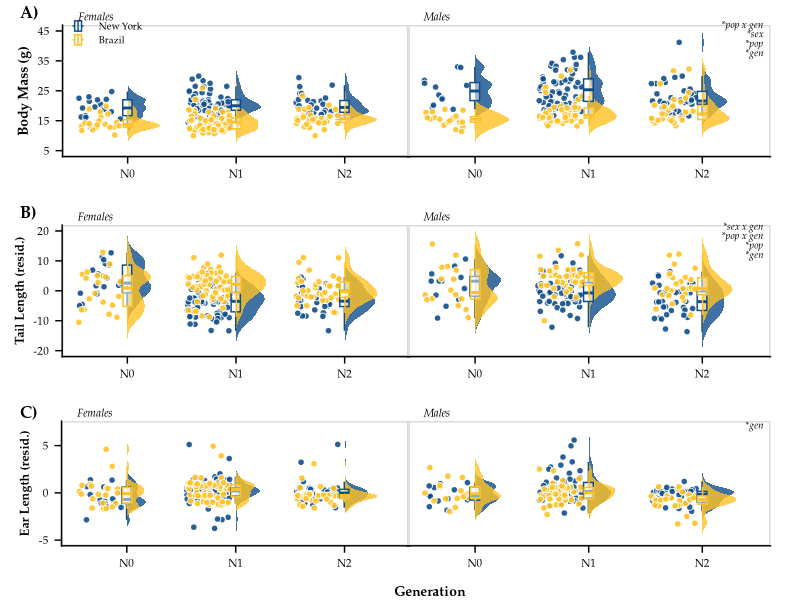

This chart was generated by the following R code: (Note: this script raises an error after producing the figure.)
#!/usr/bin/env Rscript --vanilla

##############################################################
# Author: Mallory A. Ballinger
# Script first created: 24-Feb-2021
# Script last updated:  20-Apr-2021


# This script plots sex-specific body weight and extremity lengths of New York mice
# and Brazil mice across generations (i.e. common garden experiment #1).
# This script generates Figure 2 in Ballinger_et_al_2021_AmNat.


##############################################################
# Required packages
##############################################################

rm(list = ls()) # clear R's environment
library(tidyverse)
library(here)
library(ggridges)
library(cowplot)
library(car)
library(ggtext)
library(glue)
library(scales)


set.seed(19910118) # so that jitter plots stay in same jittered positions
##############################################################
# Import data
##############################################################

GenerationMetaData <- read_csv(here("data/processed/GenerationColonyData.csv")) %>%
  select(-GUID, -Collector_ID, -Age_days, -Notes) %>% select(-1) %>%
  mutate(Sex = fct_relevel(Sex, "Male", "Female")) %>% # put males before females
  mutate(Population = fct_relevel(Population, "New York", "Brazil")) # put evolved cold pop first

# get sample size of each column
#colSums(!is.na(GenerationMetaData))





##############################################################
# Apply filtering and calculate residuals
##############################################################

# Based on outlier tests (see 'code/model_Generations.R'), any tail length
# less than 50mm is an extreme outlier

Generation_filtered <- GenerationMetaData %>%
  mutate(Tail_Length_mm = ifelse(Tail_Length_mm < 50, NA, Tail_Length_mm))

# save TL x BW residuals
residsTLBW <- lm(Tail_Length_mm ~ Body_Weight_g, data = Generation_filtered,
                 na.action = na.exclude)
Generation_filtered$Resids_TLBW <- resid(residsTLBW)


# Based on outlier tests (see 'code/model_Generations.R'), any ear length
# less than 8mm is an extreme outlier

Generation_filtered_2 <- GenerationMetaData %>%
  mutate(Ear_Length_mm = ifelse(Ear_Length_mm < 8, NA, Ear_Length_mm))

# save EL x BW residuals
residsELBW <- lm(Ear_Length_mm ~ Body_Weight_g, data = Generation_filtered_2,
                 na.action = na.exclude)
Generation_filtered_2$Resids_ELBW <- resid(residsELBW)





##############################################################
# Get values from statistical analyses
##############################################################

# Refer to 'code/model_Generations.R' for model comparisons and statistical analyses


# > car::Anova(lm(rank(Body_Weight_g) ~ Sex * Population * Generation, data = GenerationMetaData), type = "III")
# Anova Table (Type III tests)
# 
# Response: rank(Body_Weight_g)
# Sum Sq  Df  F value    Pr(>F)    
# (Intercept)               16755268   1 1963.7874 < 2.2e-16 ***
# Sex                         433369   1   50.7926 4.243e-12 ***
# Population                 2410634   1  282.5364 < 2.2e-16 ***
# Generation                   62333   2    3.6528   0.02671 *  
# Sex:Population                4388   1    0.5143   0.47366    
# Sex:Generation               15273   2    0.8951   0.40933    
# Population:Generation        59838   2    3.5066   0.03084 *  
# Sex:Population:Generation    46731   2    2.7386   0.06577 .  
# Residuals                  3745600 439                     
# ---
#   Signif. codes:  0 ‘***’ 0.001 ‘**’ 0.01 ‘*’ 0.05 ‘.’ 0.1 ‘ ’ 1

BW_deets <- ("&#42;pop x gen<br>\
              &#42;sex<br>\
              &#42;pop<br>\
              &#42;gen")


# > car::Anova(lm(Tail_Length_mm ~ Body_Weight_g + Sex * Population * Generation, data = Generation_filtered), type = "III")
# Anova Table (Type III tests)
# 
# (Intercept)                95850   1 4341.6403 < 2.2e-16 ***
# Body_Weight_g                868   1   39.3297 8.922e-10 ***
# Sex                            0   1    0.0131   0.90888    
# Population                   930   1   42.1210 2.427e-10 ***
# Generation                   432   2    9.7875 7.009e-05 ***
# Sex:Population                58   1    2.6267   0.10583    
# Sex:Generation               156   2    3.5312   0.03015 *  
# Population:Generation        535   2   12.1225 7.620e-06 ***
# Sex:Population:Generation    104   2    2.3548   0.09617 .  
# Residuals                   9250 419                                   
# ---
#   Signif. codes:  0 ‘***’ 0.001 ‘**’ 0.01 ‘*’ 0.05 ‘.’ 0.1 ‘ ’ 1

TL_deets <- ("&#42;sex x gen<br>
            &#42;pop x gen<br>\
            &#42;pop<br>\
            &#42;gen")


# > car::Anova(lm(rank(Ear_Length_mm) ~ Body_Weight_g + Sex * Population * Generation, data = Generation_filtered_2), type = "III")
# Anova Table (Type III tests)
# 
# Response: rank(Ear_Length_mm)
# Sum Sq  Df F value    Pr(>F)    
# (Intercept)                115037   1  9.0679  0.002755 ** 
# Body_Weight_g              310068   1 24.4414 1.102e-06 ***
# Sex                          3667   1  0.2891  0.591096    
# Population                  30939   1  2.4388  0.119105    
# Generation                 345767   2 13.6277 1.830e-06 ***
#Sex:Population                536   1  0.0422  0.837285    
# Sex:Generation              31524   2  1.2425  0.289711    
# Population:Generation       66316   2  2.6137  0.074430 .  
# Sex:Population:Generation    2063   2  0.0813  0.921914    
# Residuals                 5429675 428                     
# ---
#   Signif. codes:  0 ‘***’ 0.001 ‘**’ 0.01 ‘*’ 0.05 ‘.’ 0.1 ‘ ’ 1

EL_deets <- ("&#42;gen")





##############################################################
# Plot sex-specific body mass ridgeplot across generations
##############################################################

MaleBW <- GenerationMetaData %>%
  filter(Sex == "Male")

FemaleBW <- GenerationMetaData %>%
  filter(Sex == "Female")


Fmassridge <- 
  ggplot(data = FemaleBW, aes(y = Generation, x = Body_Weight_g)) +
  geom_density_ridges(aes(point_color = Population, point_fill = Population, fill = Population),
                      jittered_points = TRUE, position = "raincloud",
                      alpha = 0.8, point_size = 1.85, point_alpha = 0.9, scale = 0.3,
                      point_shape=21, point_color = "white", color = NA) +
  geom_boxplot(aes(x = Body_Weight_g, y = Generation, color = Population),
               position = position_dodge(width = 0.01),  outlier.shape = NA,
               alpha = 0.5, width = 0.17) +
  scale_x_continuous(breaks = seq(from=5, to=45, by=10),
                     labels = seq(from=5, to=45, by=10),
                     limits = c(5,45)) +
  scale_discrete_manual("point_fill", values = c("dodgerblue4","goldenrod1"), guide="none") +
  scale_discrete_manual("point_color", values = c("dodgerblue4","goldenrod1"), guide = "none") +
  scale_color_manual(values=c("dodgerblue4","goldenrod1")) +
  scale_fill_manual(values=c("dodgerblue4","goldenrod1", "dodgerblue4","goldenrod1")) +
  guides(color=guide_legend(override.aes=list(fill=NA)),
         linetype=guide_legend(override.aes = list(fill=NA))) +# removes gray shading from legend
  coord_flip() +
  theme_half_open(20) +
  panel_border() + # puts border around facets
  theme(panel.grid.minor = element_blank(), axis.line = element_line(colour = "black"),
        axis.title.y = element_text(margin = margin(r = 5), size = 10, face = "bold", family = "Palatino"),
        axis.text.x = element_text(size = 8, color = "black", family = "Palatino"),
        axis.text.y = element_text(size = 8, color = "black", family = "Palatino"),
        legend.position = c(0.025, 0.94),
        legend.background = element_blank(),
        legend.box.background = element_blank(),
        legend.key = element_blank(),
        legend.key.size = unit(0.35, "cm"),
        legend.text = element_text(size=7, family = "Palatino"),
        legend.title = element_blank(),
        plot.tag = element_text(family = "Palatino", size = 10, face = "italic", hjust = 1),
        plot.tag.position = c(0.15,1.025),
        plot.title = element_text(size = 8, face = "italic", hjust = 0.05, vjust = -3, family = "Palatino"),
        plot.title.position = "panel",
        plot.margin = unit(c(0, -0.25, 0, 0.45), "cm")) +
  labs(x = "Body Mass (g)",
       y = NULL,
       title = "Females")


Mmassridge <- 
  ggplot(data = MaleBW, aes(y = Generation, x = Body_Weight_g)) +
  geom_density_ridges(aes(point_color = Population, point_fill = Population, fill = Population),
                      jittered_points = TRUE, position = "raincloud",
                      alpha = 0.8, point_size = 1.85, point_alpha = 0.9, scale = 0.3,
                      point_shape=21, point_color = "white", color = NA) +
  geom_boxplot(aes(x = Body_Weight_g, y = Generation, color = Population),
               position = position_dodge(width = 0.01),  outlier.shape = NA,
               alpha = 0.5, width = 0.17) +
  scale_x_continuous(breaks = seq(from=5, to=45, by=10),
                     labels = seq(from=5, to=45, by=10),
                     limits = c(5,45)) +
  scale_discrete_manual("point_fill", values = c("dodgerblue4","goldenrod1"), guide="none") +
  scale_discrete_manual("point_color", values = c("dodgerblue4","goldenrod1"), guide = "none") +
  scale_color_manual(values=c("dodgerblue4","goldenrod1")) +
  scale_fill_manual(values=c("dodgerblue4","goldenrod1", "dodgerblue4","goldenrod1")) +
  guides(color=guide_legend(override.aes=list(fill=NA)),
         linetype=guide_legend(override.aes = list(fill=NA))) +
  coord_flip() +
  theme_half_open(20) +
  panel_border() + # puts border around facets
  theme(panel.grid.minor = element_blank(), axis.line = element_line(colour = "black"),
        axis.text.x = element_text(size = 8, color = "black", family = "Palatino"),
        axis.text.y = element_blank(),
        axis.ticks.y = element_blank(),
        axis.line.y = element_blank(),
        legend.position = 'none',
        plot.tag = element_markdown(family = "Palatino", size = 7, face = "italic", hjust = 1),
        plot.tag.position = c(0.98,0.82),
        plot.title = element_text(size = 8, face = "italic", hjust = 0.05, vjust = -3, family = "Palatino"),
        plot.title.position = "panel",
        plot.margin = unit(c(0, 0.75, 0.5, 0), "cm")) + # top, right, bottom, lef
  labs(x = NULL,
       y = NULL,
       title = "Males",
       tag = BW_deets)


BW <- cowplot::plot_grid(Fmassridge, Mmassridge, labels = c('A)', ''), align = "h",
                         label_fontfamily = "Palatino", label_size = 12, label_x = 0.05, hjust = 0)





##############################################################
# Plot sex-specific tail length ridgeplot across generaitons
##############################################################

MaleTL <- Generation_filtered %>%
  filter(Sex == "Male")

FemaleTL <- Generation_filtered %>%
  filter(Sex == "Female")


Ftailridge <- 
  ggplot(data = FemaleTL, aes(y = Generation, x = Resids_TLBW)) +
  geom_density_ridges(aes(point_color = Population, point_fill = Population, fill = Population),
                      jittered_points = TRUE, position = "raincloud",
                      alpha = 0.8, point_size = 1.85, point_alpha = 0.9, scale = 0.3,
                      point_shape=21, point_color = "white", color = NA) +
  geom_boxplot(aes(x = Resids_TLBW, y = Generation, color = Population),
               position = position_dodge(width = 0.01),  outlier.shape = NA,
               alpha = 0.5, width = 0.17) +
  scale_x_continuous(breaks = seq(from=-20, to=20, by=10),
                     labels = seq(from=-20, to=20, by=10),
                     limits = c(-20,20)) +
  scale_discrete_manual("point_fill", values = c("dodgerblue4","goldenrod1"), guide="none") +
  scale_discrete_manual("point_color", values = c("dodgerblue4","goldenrod1"), guide = "none") +
  scale_color_manual(values=c("dodgerblue4","goldenrod1")) +
  scale_fill_manual(values=c("dodgerblue4","goldenrod1", "dodgerblue4","goldenrod1")) +
  guides(color=guide_legend(override.aes=list(fill=NA)),
         linetype=guide_legend(override.aes = list(fill=NA))) +# removes gray shading from legend
  coord_flip() +
  theme_half_open(20) +
  panel_border() + # puts border around facets
  theme(panel.grid.minor = element_blank(), axis.line = element_line(colour = "black"),
        axis.title.x = element_text(margin = margin(t = 10), size = 10, face = "bold", family = "Palatino", hjust = 1.15),
        axis.title.y = element_text(margin = margin(r = 3), size = 9, face = "bold", family = "Palatino"),
        axis.text.x = element_text(size = 8, color = "black", family = "Palatino"),
        axis.text.y = element_text(size = 8, color = "black", family = "Palatino"),
        legend.position = "none",
        legend.background = element_blank(),
        legend.box.background = element_blank(),
        legend.key = element_blank(),
        legend.key.height = unit(0.5, "cm"),
        legend.key.width = unit(0.5, "cm"),
        legend.text = element_text(size=8, family = "Palatino"),
        legend.title = element_blank(),
        plot.tag = element_text(family = "Palatino", size = 10, face = "italic"),
        plot.tag.position = c(0.17,1.025),
        plot.title = element_text(size = 8, face = "italic", hjust = 0.05, vjust = -3, family = "Palatino"),
        plot.title.position = "panel",
        plot.margin = unit(c(0, -0.25, 0, 0.375), "cm")) +
  labs(x = "Tail Length (resid.)",
       y = NULL,
       title = "Females")


Mtailridge <- 
  ggplot(data = MaleTL, aes(y = Generation, x = Resids_TLBW)) +
  geom_density_ridges(aes(point_color = Population, point_fill = Population, fill = Population),
                      jittered_points = TRUE, position = "raincloud",
                      alpha = 0.8, point_size = 1.85, point_alpha = 0.9, scale = 0.3,
                      point_shape=21, point_color = "white", color = NA) +
  geom_boxplot(aes(x = Resids_TLBW, y = Generation, color = Population),
               position = position_dodge(width = 0.01),  outlier.shape = NA,
               alpha = 0.5, width = 0.17, fill = "white") +
  scale_x_continuous(breaks = seq(from=-20, to=20, by=10),
                     labels = seq(from=-20, to=20, by=10),
                     limits = c(-20,20)) +
  scale_discrete_manual("point_fill", values = c("dodgerblue4","goldenrod1"), guide="none") +
  scale_discrete_manual("point_color", values = c("dodgerblue4","goldenrod1"), guide = "none") +
  scale_color_manual(values=c("dodgerblue4","goldenrod1")) +
  scale_fill_manual(values=c("dodgerblue4","goldenrod1", "dodgerblue4","goldenrod1")) +
  guides(color=guide_legend(override.aes=list(fill=NA)),
         linetype=guide_legend(override.aes = list(fill=NA))) +
  coord_flip() +
  theme_half_open(20) +
  panel_border() + # puts border around facets
  theme(panel.grid.minor = element_blank(), axis.line = element_line(colour = "black"),
        axis.title.x = element_text(margin = margin(t = 10), size = 10, face = "bold", family = "Palatino", hjust = 0.6),
        axis.title.y = element_text(margin = margin(r = 10), size = 10, face = "bold", family = "Palatino"),
        axis.text.x = element_text(size = 8, color = "black", family = "Palatino"),
        axis.text.y = element_blank(),
        axis.ticks.y = element_blank(),
        axis.line.y = element_blank(),
        legend.position = 'none',
        legend.background = element_blank(),
        legend.box.background = element_blank(),
        legend.key = element_blank(),
        legend.key.height = unit(0.5, "cm"),
        legend.key.width = unit(0.5, "cm"),
        legend.text = element_text(size=8, family = "Palatino"),
        legend.title = element_blank(),
        plot.tag = element_markdown(family = "Palatino", size = 7, face = "italic", hjust = 1),
        plot.tag.position = c(0.98,0.81),
        plot.title = element_text(size = 8, face = "italic", hjust = 0.05, vjust = -3, family = "Palatino"),
        plot.title.position = "panel",
        plot.margin = unit(c(0, 0.75, 0.5, 0), "cm")) + # top, right, bottom, left (0.5, 0.5, 0.1, -0.5)
  labs(x = NULL,
       y = NULL,
       title = "Males",
       tag = TL_deets)


Tails <- cowplot::plot_grid(Ftailridge, Mtailridge, labels = c('B)', ''), align = "h",
                            label_fontfamily = "Palatino", label_size = 12, label_x = 0.05, hjust = 0)





##############################################################
# Plot sex-specific ear length ridgeplot across generaitons
##############################################################

MaleEL <- Generation_filtered_2 %>%
  filter(Sex == "Male")

FemaleEL <- Generation_filtered_2 %>%
  filter(Sex == "Female")


Fearridge <- 
  ggplot(data = FemaleEL, aes(y = Generation, x = Resids_ELBW)) +
  geom_density_ridges(aes(point_color = Population, point_fill = Population, fill = Population),
                      jittered_points = TRUE, position = "raincloud",
                      alpha = 0.8, point_size = 1.85, point_alpha = 0.9, scale = 0.3,
                      point_shape=21, point_color = "white", color = NA) +
  geom_boxplot(aes(x = Resids_ELBW, y = Generation, color = Population),
               position = position_dodge(width = 0.01),  outlier.shape = NA,
               alpha = 0.5, width = 0.17) +
  scale_x_continuous(breaks = seq(from=-5, to=10, by=5),
                     labels = seq(from=-5, to=10, by=5),
                     limits = c(-5,7)) +
  scale_discrete_manual("point_fill", values = c("dodgerblue4","goldenrod1"), guide="none") +
  scale_discrete_manual("point_color", values = c("dodgerblue4","goldenrod1"), guide = "none") +
  scale_color_manual(values=c("dodgerblue4","goldenrod1")) +
  scale_fill_manual(values=c("dodgerblue4","goldenrod1", "dodgerblue4","goldenrod1")) +
  guides(color=guide_legend(override.aes=list(fill=NA)),
         linetype=guide_legend(override.aes = list(fill=NA))) + # removes gray shading from legend
  coord_flip() +
  theme_half_open(20) +
  panel_border() + # puts border around facets
  theme(panel.grid.minor = element_blank(), axis.line = element_line(colour = "black"),
        axis.title.x = element_text(margin = margin(t = 12), size = 10, face = "bold", family = "Palatino", hjust = 1.2),
        axis.title.y = element_text(margin = margin(r = 3), size = 9, face = "bold", family = "Palatino"),
        axis.text.x = element_text(size = 8, color = "black", family = "Palatino"),
        axis.text.y = element_text(size = 8, color = "black", family = "Palatino"),
        legend.position = "none",
        legend.background = element_blank(),
        legend.box.background = element_blank(),
        legend.key = element_blank(),
        legend.key.height = unit(0.5, "cm"),
        legend.key.width = unit(0.5, "cm"),
        legend.text = element_text(size=8, family = "Palatino"),
        legend.title = element_blank(),
        plot.tag = element_text(family = "Palatino", size = 10, face = "italic"),
        plot.tag.position = c(0.17,1.025),
        plot.title = element_text(size = 8, face = "italic", hjust = 0.05, vjust = -3, family = "Palatino"),
        plot.title.position = "panel",
        plot.margin = unit(c(-0.1, -0.25, -.250, 0.5), "cm")) +
  labs(x = "Ear Length (resid.)",
       y = "Generation",
       title = "Females")


Mearridge <- 
  ggplot(data = MaleEL, aes(y = Generation, x = Resids_ELBW)) +
  geom_density_ridges(aes(point_color = Population, point_fill = Population, fill = Population),
                      jittered_points = TRUE, position = "raincloud",
                      alpha = 0.8, point_size = 1.85, point_alpha = 0.9, scale = 0.3,
                      point_shape=21, point_color = "white", color = NA) +
  geom_boxplot(aes(x = Resids_ELBW, y = Generation, color = Population),
               position = position_dodge(width = 0.01),  outlier.shape = NA,
               alpha = 0.5, width = 0.17, fill = "white") +
  scale_x_continuous(breaks = seq(from=-5, to=10, by=5),
                     labels = seq(from=-5, to=10, by=5),
                     limits = c(-5,7)) +
  scale_discrete_manual("point_fill", values = c("dodgerblue4","goldenrod1"), guide="none") +
  scale_discrete_manual("point_color", values = c("dodgerblue4","goldenrod1"), guide = "none") +
  scale_color_manual(values=c("dodgerblue4","goldenrod1")) +
  scale_fill_manual(values=c("dodgerblue4","goldenrod1", "dodgerblue4","goldenrod1")) +
  guides(color=guide_legend(override.aes=list(fill=NA)),
         linetype=guide_legend(override.aes = list(fill=NA))) +
  coord_flip() +
  theme_half_open(20) +
  panel_border() + # puts border around facets
  theme(panel.grid.minor = element_blank(), axis.line = element_line(colour = "black"),
        axis.title.x = element_text(margin = margin(t = 10), size = 10, face = "bold", family = "Palatino", hjust = 0.6),
        axis.title.y = element_text(margin = margin(r = 10), size = 9, face = "bold", family = "Palatino"),
        axis.text.x = element_text(size = 8, color = "black", family = "Palatino"),
        axis.text.y = element_blank(),
        axis.ticks.y = element_blank(),
        axis.line.y = element_blank(),
        legend.position = 'none',
        legend.background = element_blank(),
        legend.box.background = element_blank(),
        legend.key = element_blank(),
        legend.key.height = unit(0.5, "cm"),
        legend.key.width = unit(0.5, "cm"),
        legend.text = element_text(size=8, family = "Palatino"),
        legend.title = element_blank(),
        plot.tag = element_markdown(family = "Palatino", size = 7, face = "italic", hjust = 1),
        plot.tag.position = c(0.98,0.86),
        plot.title = element_text(size = 8, face = "italic", hjust = 0.05, vjust = -3, family = "Palatino"),
        plot.title.position = "panel",
        plot.margin = unit(c(-0.1, 0.75, -0.25, 0), "cm")) + # top, right, bottom, left (0.5, 0.5, 0.1, -0.5)
  labs(x = NULL,
       y = NULL,
       title = "Males",
       tag = EL_deets)


Ears <- cowplot::plot_grid(Fearridge, Mearridge, labels = c('C)', ''), align = 'h',
                           label_fontfamily = "Palatino", label_size = 12, label_x = 0.05, hjust = 0)



cowplot::plot_grid(BW, Tails, Ears, ncol=1, nrow=3, label_fontfamily = "Palatino",
                   label_size = 12, label_x = 0.05, hjust = 0, align = 'hv')

ggsave("results/figures/Generations_colony.tiff", height = 7, width = 6, compression = "lzw")
ggsave("results/figures/Generations_colony.pdf", height = 7, width = 6)
